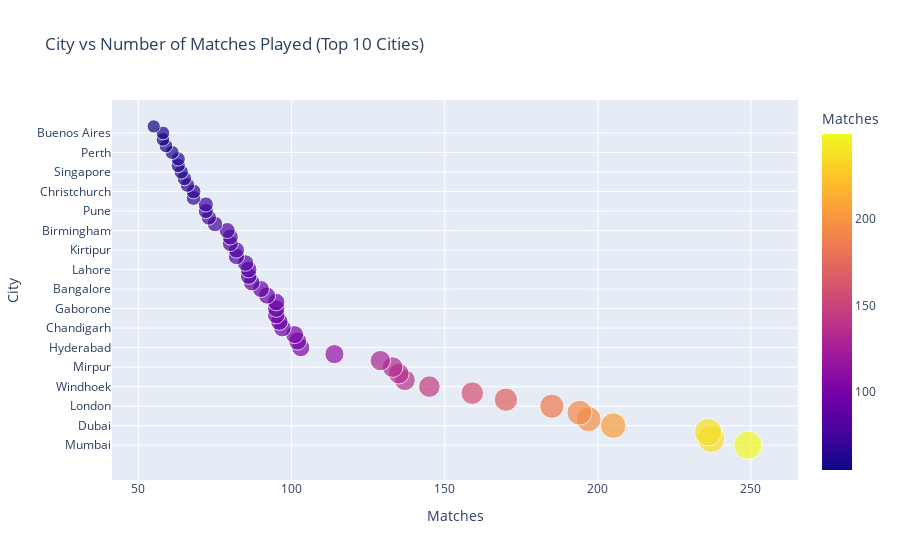

Write notebook code for a chart like this one.
### Markdown cell above
### 8) City vs Number of Matches Played (Scatter — Plotly)

### Code cell
city_counts = (match_level
    .dropna(subset=["city"])
    .groupby("city", as_index=False)["match_id"]
    .nunique()
    .rename(columns={"match_id":"matches"})
    .sort_values("matches", ascending=False)
    .head(50))  # top 40 cities to keep it readable

fig = px.scatter(city_counts, x="matches", y="city",
                 size="matches", color="matches",
                 title="City vs Number of Matches Played (Top 10 Cities)",
                 labels={"matches":"Matches", "city":"City"})
fig.show()

### Figure 1 — Plotly figure (JSON) as saved in the notebook; plotly's stock layout.template omitted (floating-point values rounded to 4 significant figures)
{"data": [{"hovertemplate": "Matches=%{marker.color}<br>City=%{y}<extra></extra>", "legendgroup": "", "marker": {"color": [249, 237, 236, 205, 197, 194, 185, 170, 159, 145, 137, 135, 133, 129, 114, 103, 102, 101, 97, 96, 95, 95, 95, 92, 90, 87, 86, 86, 85, 82, 82, 80, 80, 79, 75, 73, 72, 72, 68, 68, 66, 65, 64, 63, 63, 61, 59, 58, 58, 55], "coloraxis": "coloraxis", "size": [249, 237, 236, 205, 197, 194, 185, 170, 159, 145, 137, 135, 133, 129, 114, 103, 102, 101, 97, 96, 95, 95, 95, 92, 90, 87, 86, 86, 85, 82, 82, 80, 80, 79, 75, 73, 72, 72, 68, 68, 66, 65, 64, 63, 63, 61, 59, 58, 58, 55], "sizemode": "area", "sizeref": 0.6225, "symbol": "circle"}, "mode": "markers", "name": "", "orientation": "h", "showlegend": false, "type": "scatter", "x": [249, 237, 236, 205, 197, 194, 185, 170, 159, 145, 137, 135, 133, 129, 114, 103, 102, 101, 97, 96, 95, 95, 95, 92, 90, 87, 86, 86, 85, 82, 82, 80, 80, 79, 75, 73, 72, 72, 68, 68, 66, 65, 64, 63, 63, 61, 59, 58, 58, 55], "xaxis": "x", "y": ["Mumbai", "Kigali City", "Colombo", "Dubai", "Abu Dhabi", "Kuala Lumpur", "London", "Al Amarat", "Harare", "Windhoek", "Kolkata", "Delhi", "Mirpur", "Chennai", "Bulawayo", "Hyderabad", "Johannesburg", "Dublin", "Chandigarh", "Centurion", "Hamilton", "Gaborone", "Cape Town", "Wellington", "Bangalore", "Durban", "Dhaka", "Lahore", "Ahmedabad", "Bangkok", "Kirtipur", "Karachi", "Brisbane", "Birmingham", "Jaipur", "Nairobi", "Pune", "Auckland", "Sydney", "Christchurch", "Bali", "Doha", "Singapore", "Marsa", "Bangi", "Perth", "Nottingham", "Sharjah", "Buenos Aires", "Southampton"], "yaxis": "y"}], "layout": {"coloraxis": {"colorbar": {"title": {"text": "Matches"}}, "colorscale": [[0, "#0d0887"], [0.1111, "#46039f"], [0.2222, "#7201a8"], [0.3333, "#9c179e"], [0.4444, "#bd3786"], [0.5556, "#d8576b"], [0.6667, "#ed7953"], [0.7778, "#fb9f3a"], [0.8889, "#fdca26"], [1, "#f0f921"]]}, "legend": {"itemsizing": "constant", "tracegroupgap": 0}, "title": {"text": "City vs Number of Matches Played (Top 10 Cities)"}, "xaxis": {"anchor": "y", "domain": [0, 1], "title": {"text": "Matches"}}, "yaxis": {"anchor": "x", "domain": [0, 1], "title": {"text": "City"}}}}
